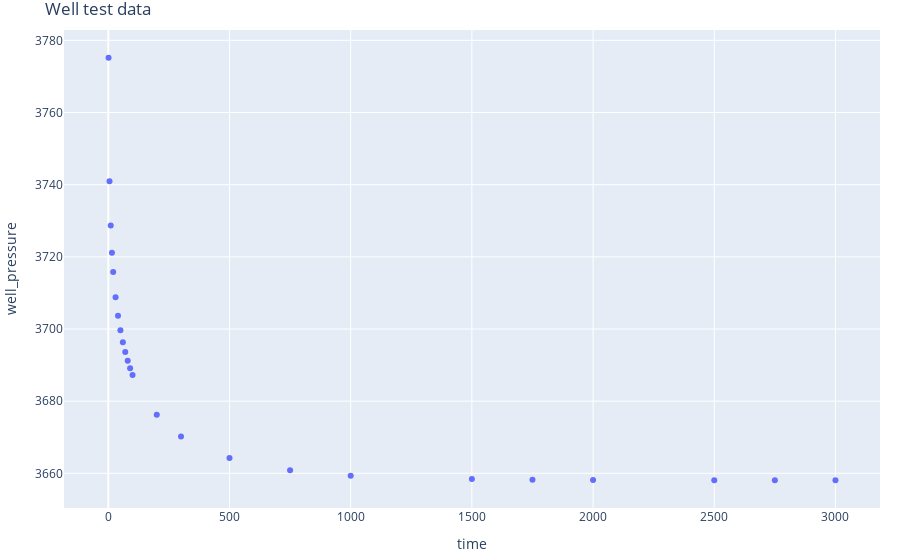

Source (notebook cell):
### Markdown cell above
Utilizing **Pandas** to read from the file to a data frame. Makes life much easier.  
**Plotly** module in python is used to visualize the data interactively.  
The modules could be installed with pip or conda. here is the link which shows how to use it whithin Jupyter lab/notebook:  
[Plotly installation](https://plotly.com/python/getting-started/#installation)

### Code cell
data = pd.read_csv('data/well_bhp.dat', sep='\t', header=0, index_col=False)
fig = px.scatter(data, x="time", y="well_pressure", title='Well test data')
fig.update_layout(margin=dict(l=10, r=20, t=30, b=20))
fig.show()

### Figure 1 — Plotly figure (JSON) as saved in the notebook; plotly's stock layout.template omitted (floating-point values rounded to 4 significant figures)
{"data": [{"hovertemplate": "time=%{x}<br>well_pressure=%{y}<extra></extra>", "legendgroup": "", "marker": {"color": "#636efa", "symbol": "circle"}, "mode": "markers", "name": "", "orientation": "v", "showlegend": false, "type": "scatter", "x": [1.0, 5.0, 10.0, 15, 20.0, 30, 40.0, 50.0, 60, 70.0, 80.0, 90, 100.0, 200.0, 300, 500.0, 750, 1000.0, 1500, 1750.0, 2000.0, 2500.0, 2750.0, 3000], "xaxis": "x", "y": [3775.0, 3741.0, 3729.0, 3721.0, 3716.0, 3709.0, 3704.0, 3700.0, 3696.0, 3694.0, 3691.0, 3689.0, 3687.0, 3676.0, 3670.0, 3664.0, 3661.0, 3659.0, 3658.0, 3658.0, 3658.0, 3658.0, 3658.0, 3658.0], "yaxis": "y"}], "layout": {"autosize": true, "legend": {"tracegroupgap": 0}, "margin": {"b": 20, "l": 10, "r": 20, "t": 30}, "title": {"text": "Well test data"}, "xaxis": {"anchor": "y", "autorange": true, "domain": [0, 1], "range": [-182.8, 3184.0], "title": {"text": "time"}, "type": "linear"}, "yaxis": {"anchor": "x", "autorange": true, "domain": [0, 1], "range": [3650.0, 3784.0], "title": {"text": "well_pressure"}, "type": "linear"}}}
